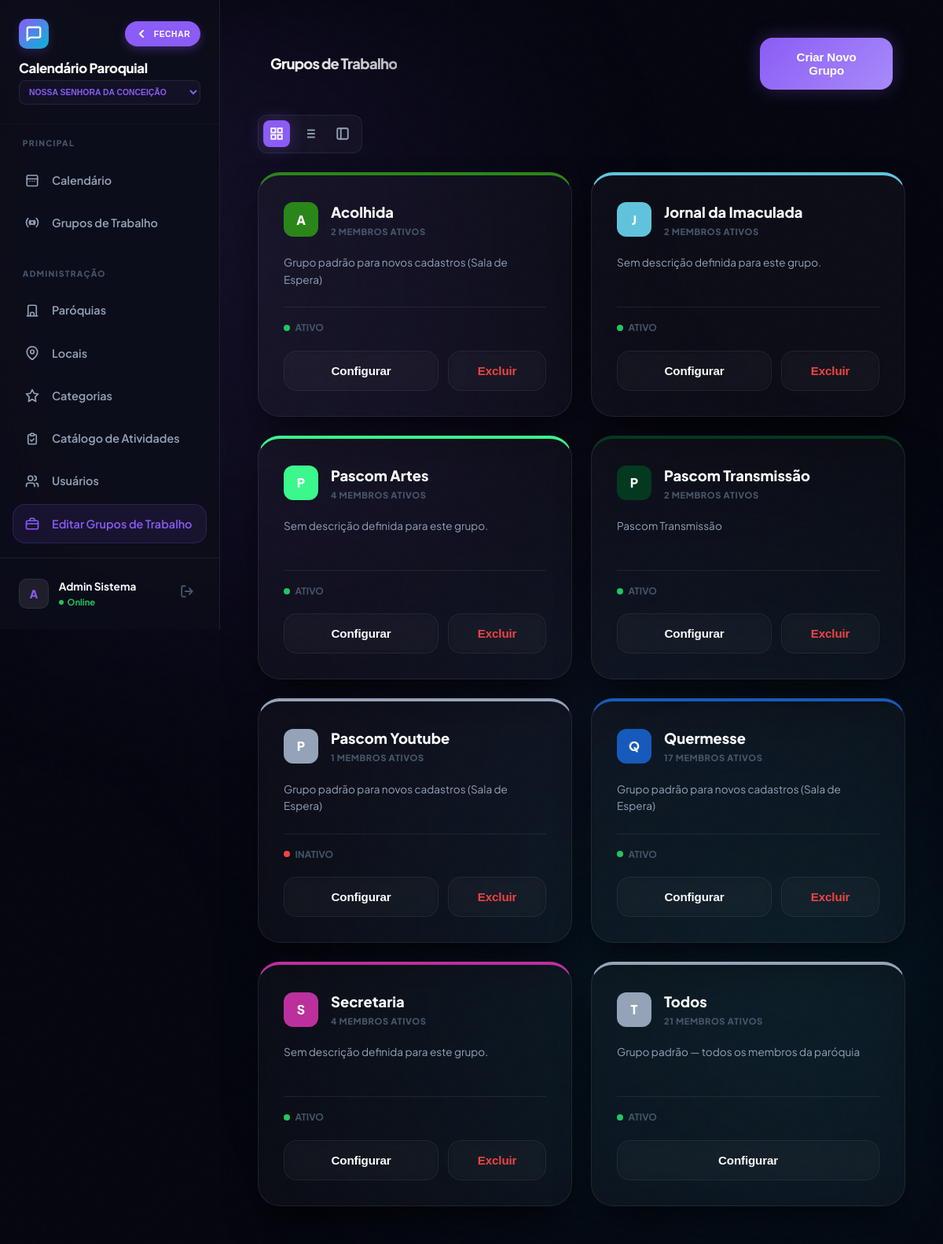
Page /grupos_trabalho.php (signed in) on the earlier database version.
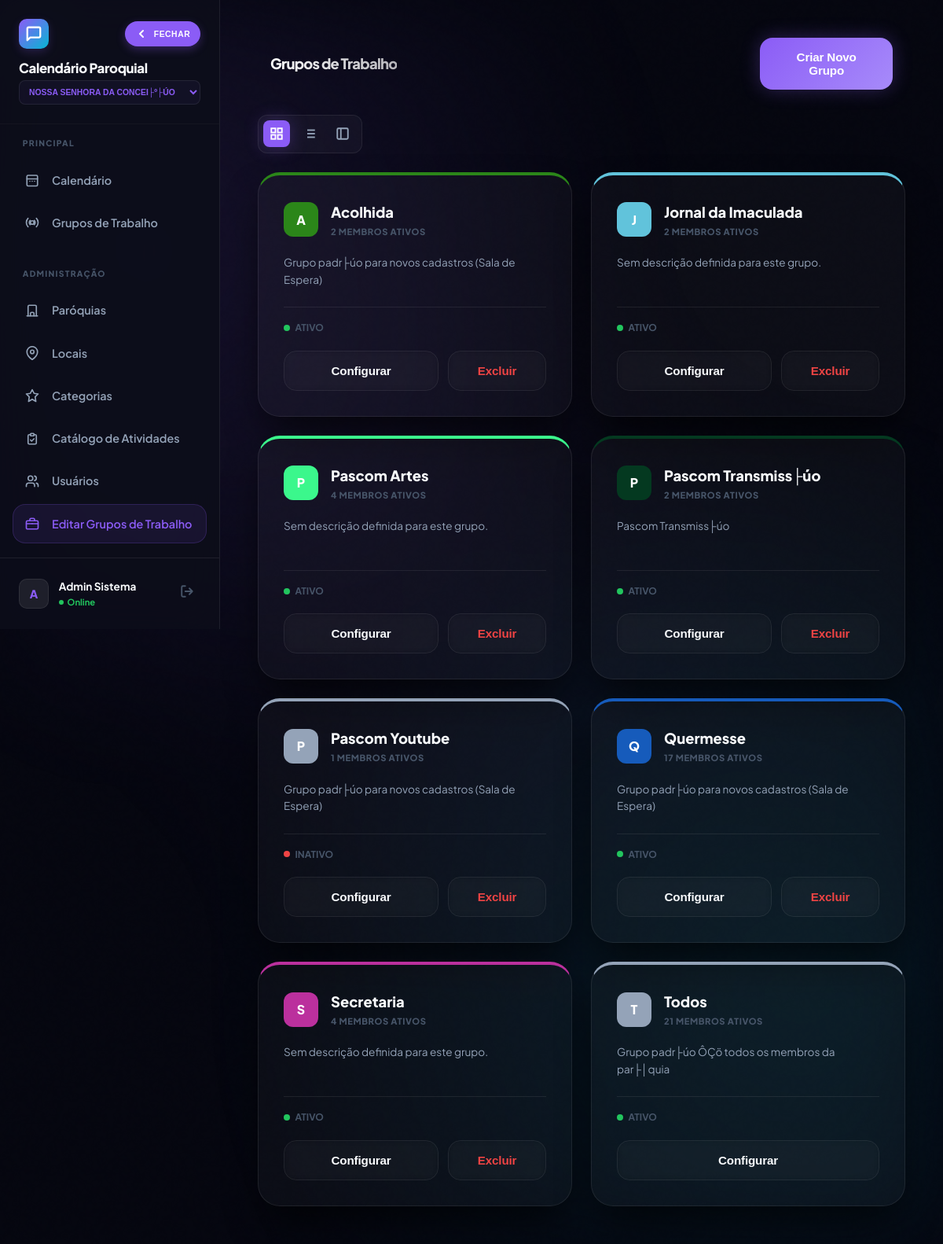
Same page on the later database version.
### tables this page shows
CREATE TABLE `grupos_trabalho` (
  `id` int(10) unsigned NOT NULL AUTO_INCREMENT,
  `paroquia_id` int(10) unsigned NOT NULL,
  `nome` varchar(100) NOT NULL,
  `descricao` text DEFAULT NULL,
  `cor` varchar(7) DEFAULT '#3b82f6',
  `visivel` tinyint(1) DEFAULT 1,
  `ativo` tinyint(1) DEFAULT 1,
  PRIMARY KEY (`id`)
);

### config.php (called while the page is built, shortened)
<?php
function h(mixed $v): string {
    return htmlspecialchars((string)($v ?? ''), ENT_QUOTES, 'UTF-8');
}
?>

### functions.php (called while the page is built, shortened)
<?php
require_once __DIR__ . '/config.php';
function current_paroquia_id(): int {
    return (int)($_SESSION['paroquia_id'] ?? 0);
}
?>

### grupos_trabalho.php (the view, shortened to what the changed rows need)
<?php
require_once 'functions.php';
$pid = current_paroquia_id();
$my_user_id = (int)($_SESSION['usuario_id'] ?? 0);
$is_master_global = has_level(0) || $my_user_id === 1;
if ($is_master_global) {
    $sqlGroups = "SELECT g.*, (SELECT COUNT(*) FROM usuario_grupos WHERE grupo_id = g.id) as total_membros FROM grupos_trabalho g WHERE g.paroquia_id = $pid ORDER BY g.nome ASC";
} else {
    $sqlGroups = "SELECT g.*, (SELECT COUNT(*) FROM usuario_grupos WHERE grupo_id = g.id) as total_membros
                  FROM grupos_trabalho g
                  INNER JOIN usuario_grupos ug ON ug.grupo_id = g.id AND ug.usuario_id = $my_user_id
                  WHERE g.paroquia_id = $pid AND g.ativo = 1 ORDER BY g.nome ASC";
}
$grupos = $conn->query($sqlGroups);
?>
<!DOCTYPE html>
<html lang="pt-BR">
<head>
    <link rel="stylesheet" href="style.css?v=2.4.5"
        <link rel="stylesheet" href="css/responsive.css?v=2.4.5">
</head>
<body>
    <div class="app-shell">
        <?php include 'sidebar.php'; ?>
        <main class="main-content">
            <header class="calendar-header animate-in" style="margin-bottom: 2rem; display: flex; align-items: center; padding: 0 1rem;">
                <div style="display: flex; align-items: center; justify-content: space-between; width: 100%; gap: 1rem;">
                    <h1 class="gradient-text" style="font-size: 1.15rem; margin: 0; white-space: nowrap; overflow: hidden; text-overflow: ellipsis;">Grupos de Trabalho</h1>
                </div>
            </header>
            <div id="groupsContainer" class="groups-grid animate-in" style="animation-delay: 0.1s;">
                <?php while ($g = $grupos->fetch_assoc()): ?>
                <article class="glass group-card" style="border-top-color: <?= $g['cor'] ?>;">
                    <div class="grp-header">
                        <div class="grp-icon" style="background: <?= $g['cor'] ?>;">
                            <?= mb_substr(h($g['nome']), 0, 1) ?>
                        </div>
                        <div class="grp-title">
                            <h3><?= h($g['nome']) ?></h3>
                            <p><?= $g['total_membros'] ?> MEMBROS ATIVOS</p>
                        </div>
                    </div>
                    <div class="grp-desc">
                        <?= h($g['descricao'] ?: 'Sem descrição definida para este grupo.') ?>
                    </div>
                    <div class="grp-stats">
                        <div class="stat-item">
                            <span class="stat-icon <?= $g['ativo'] ? '' : 'inactive' ?>"></span>
                            <?= $g['ativo'] ? 'ATIVO' : 'INATIVO' ?>
                        </div>
                    </div>
                    <div class="grp-footer">
                        <button onclick='editGroup(<?= json_encode($g) ?>)' class="btn btn-ghost" style="flex: 1;">Configurar</button>
                        <?php if ($g['nome'] !== 'Todos'): ?>
                        <form method="POST" style="flex: 1;">
                            <button type="button" class="btn btn-ghost" style="width: 100%; color: #ef4444;" onclick="return confirmForm(this, 'Remover este grupo permanentemente?')">Excluir</button>
                        </form>
                        <?php endif; ?>
                    </div>
                </article>
                <?php endwhile; ?>
            </div>
        </main>
    </div>
</body>
</html>

### sidebar.php (shortened to what the changed rows need)
<?php
require_once 'config.php';
$parish_name = 'Igreja Católica';
$pid = $_SESSION['paroquia_id'] ?? 0;
if ($pid > 0) {
    $stmt = $conn->prepare("SELECT nome FROM paroquias WHERE id = ?");
    $stmt->bind_param('i', $pid);
    $stmt->execute();
    $resParish = $stmt->get_result();
    if ($resParish && $resParish->num_rows > 0) {
        $parish_name = $resParish->fetch_assoc()['nome'];
    }
}
$all_parishes = [];
if (userCanSwitchParish()) {
    $p_res = $conn->query("SELECT id, nome FROM paroquias ORDER BY nome");
    if ($p_res) {
        while ($p_row = $p_res->fetch_assoc()) {
            $all_parishes[] = $p_row;
        }
    }
}
?>
<aside class="sidebar" id="mainSidebar">
    <div class="sidebar-header">
        <div class="brand-details">
            <span class="brand-text">Calendário Paroquial</span>
            <?php if (count($all_parishes) > 1): ?>
                <select class="brand-sub-select" onchange="window.location.href='select_paroquia.php?id='+this.value">
                    <?php foreach($all_parishes as $p): ?>
                        <option value="<?= $p['id'] ?>" <?= $p['id'] == $pid ? 'selected' : '' ?>><?= h($p['nome']) ?></option>
                    <?php endforeach; ?>
                </select>
            <?php else: ?>
                <span class="brand-sub"><?= h($parish_name) ?></span>
            <?php endif; ?>
        </div>
    </div>
</aside>

Differences in the rows shown:
changed grupos_trabalho "Acolhida": descricao "Grupo padrão para novos cadastros (Sala de Espera)" → "Grupo padr├úo para novos cadastros (Sala de Espera)"
changed grupos_trabalho: nome "Pascom Transmissão" → "Pascom Transmiss├úo"; descricao "Pascom Transmissão" → "Pascom Transmiss├úo"
changed grupos_trabalho "Pascom Youtube": descricao "Grupo padrão para novos cadastros (Sala de Espera)" → "Grupo padr├úo para novos cadastros (Sala de Espera)"
changed grupos_trabalho "Quermesse": descricao "Grupo padrão para novos cadastros (Sala de Espera)" → "Grupo padr├úo para novos cadastros (Sala de Espera)"
changed grupos_trabalho "Todos": descricao "Grupo padrão — todos os membros da paróquia" → "Grupo padr├úo ÔÇö todos os membros da par├│quia"
Other differences:
form field value: "Nossa Senhora da Conceição" → "Nossa Senhora da Concei├º├úo"
